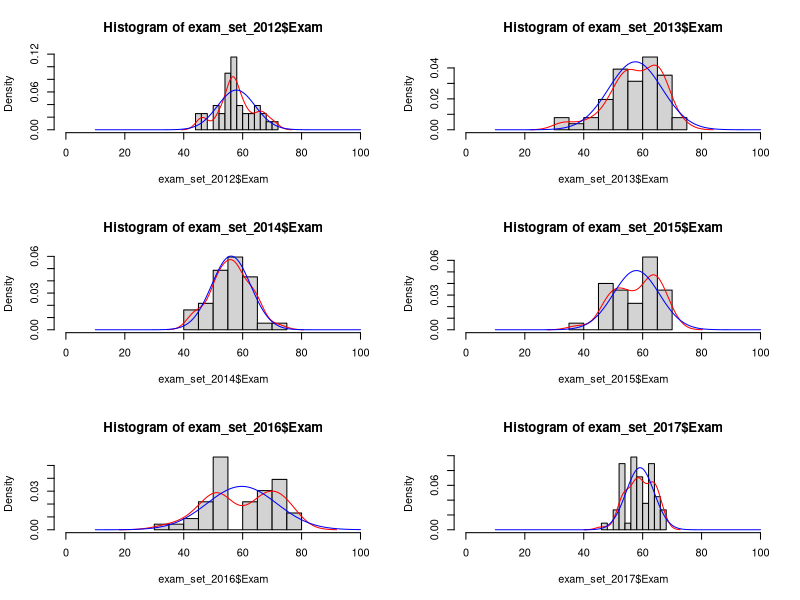
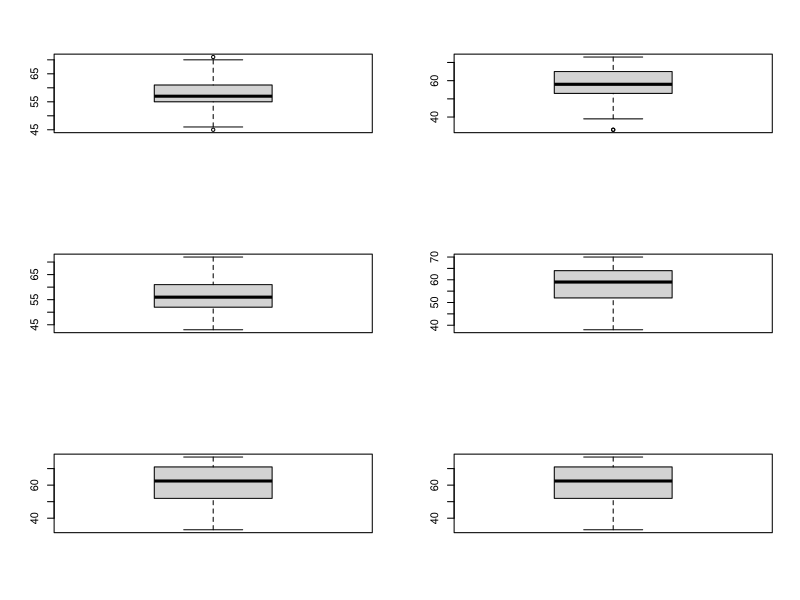
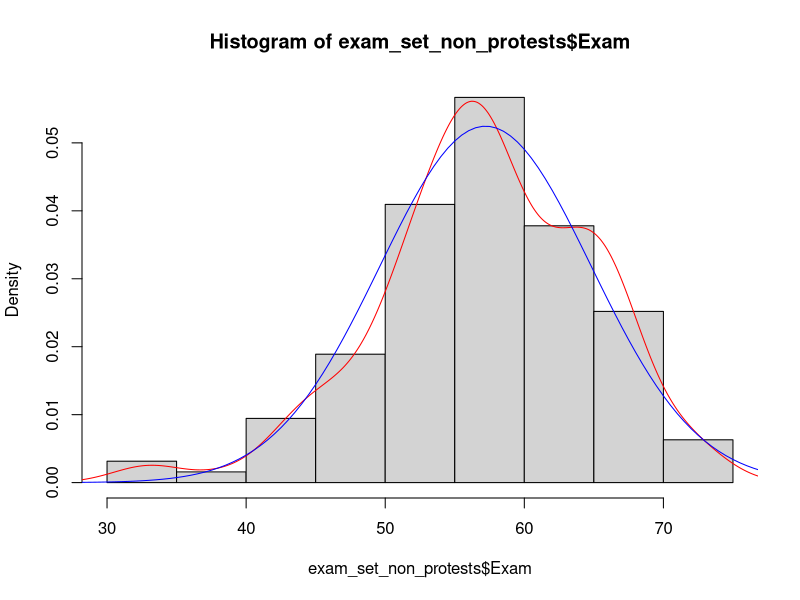
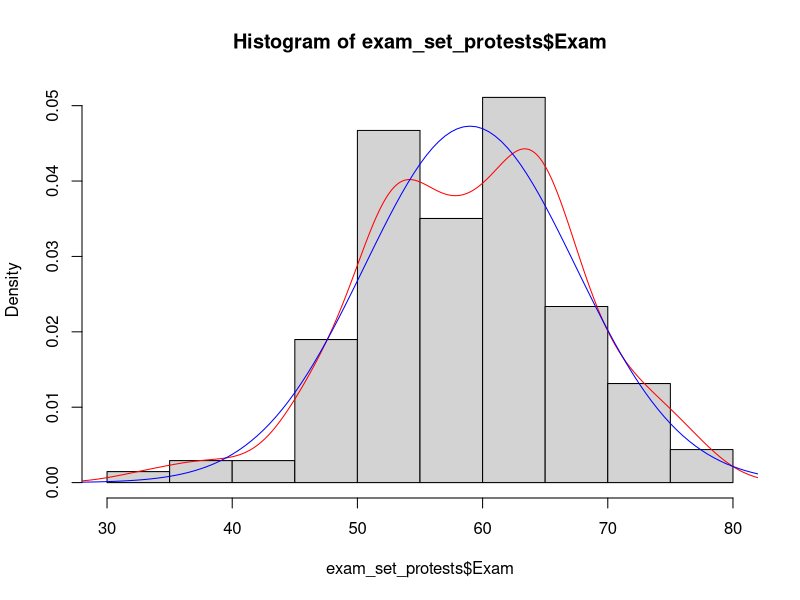
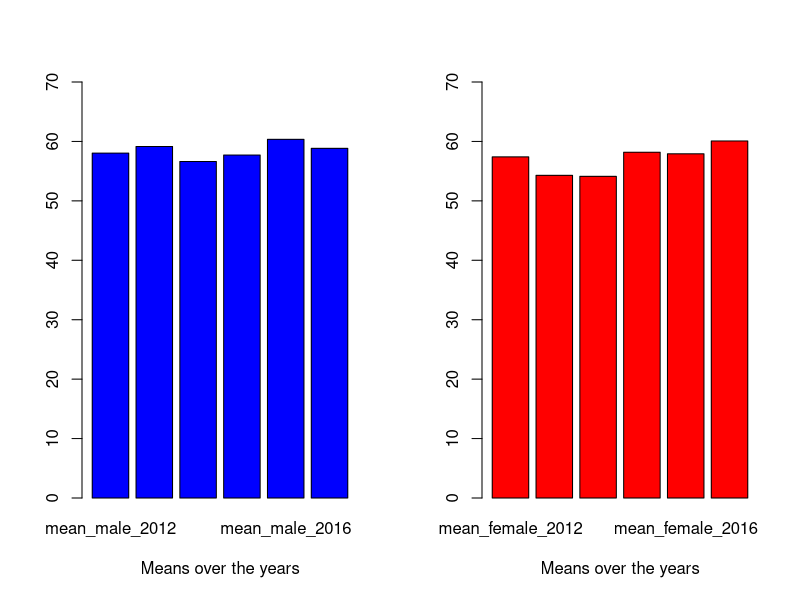
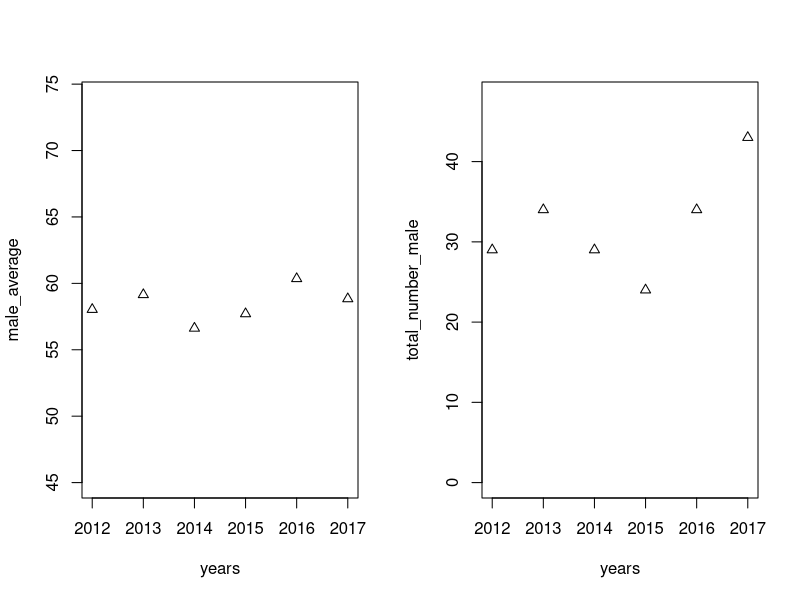
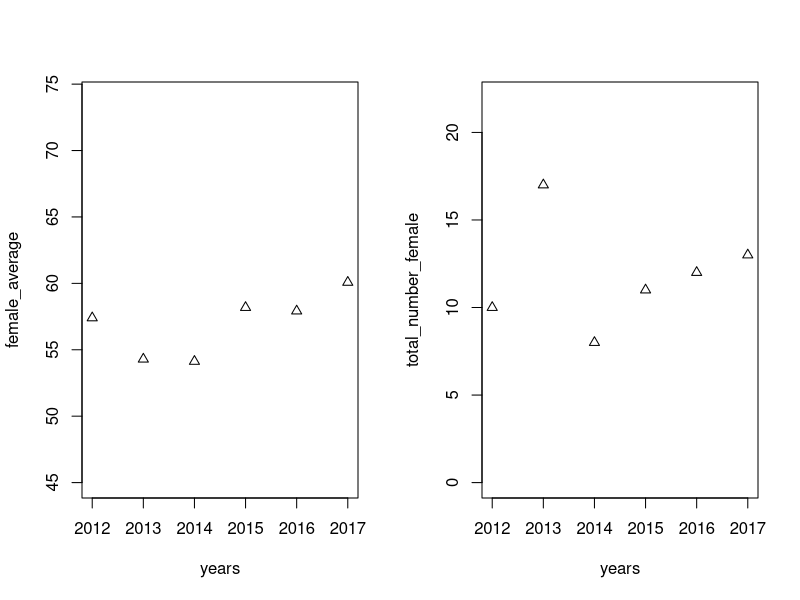
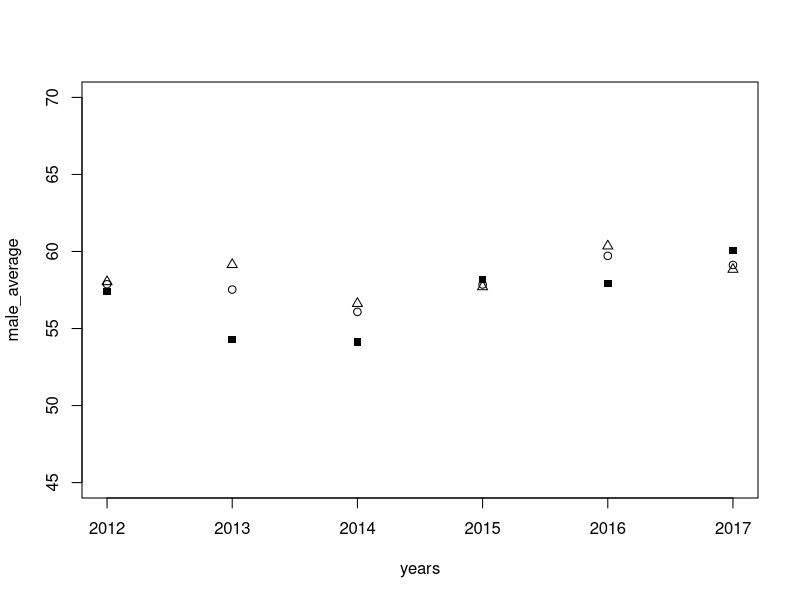

R code for these plots, in order:
rm(list = ls())

BUS4034S_data=read.csv("BUS4034S.xlsx", header = TRUE, sep = ";" )

#need to remove the NA observations
BUS4034S_data<-na.omit(BUS4034S_data)
attach(BUS4034S_data)

ID = BUS4034S_data[2]
exam_set = cbind(BUS4034S_data[1],BUS4034S_data[2], BUS4034S_data[4])

#creating the datasets for exam results
exam_set_2012 = exam_set[which(exam_set$RegAcadYear=="2012"),][-1]
exam_set_2013 = exam_set[which(exam_set$RegAcadYear=="2013"),][-1]
exam_set_2014 = exam_set[which(exam_set$RegAcadYear=="2014"),][-1]
exam_set_2015 = exam_set[which(exam_set$RegAcadYear=="2015"),][-1]
exam_set_2016 = exam_set[which(exam_set$RegAcadYear=="2016"),][-1]
exam_set_2017 = exam_set[which(exam_set$RegAcadYear=="2017"),][-1]

exam_set_non_protests = rbind(exam_set_2012, exam_set_2013, exam_set_2014)
exam_set_protests = rbind(exam_set_2015,exam_set_2016,exam_set_2017)

#plotting the histograms with curves fitted above it
par(mfrow=c(3,2))

hist(exam_set_2012$Exam,freq = FALSE, breaks = 10,xlim=c(0,100))
lines(density(exam_set_2012$Exam), col="red")
lines(seq(10, 100, by=.5), dnorm(seq(10, 100, by=.5),mean(exam_set_2012$Exam), sd(exam_set_2012$Exam)), col="blue")

hist(exam_set_2013$Exam,freq = FALSE, breaks = 10,xlim=c(0,100))
lines(density(exam_set_2013$Exam), col="red")
lines(seq(10, 100, by=.5), dnorm(seq(10, 100, by=.5),mean(exam_set_2013$Exam), sd(exam_set_2013$Exam)), col="blue")

hist(exam_set_2014$Exam,freq = FALSE, breaks = 10,xlim=c(0,100))
lines(density(exam_set_2014$Exam), col="red")
lines(seq(10, 100, by=.5), dnorm(seq(10, 100, by=.5),mean(exam_set_2014$Exam), sd(exam_set_2014$Exam)), col="blue")

hist(exam_set_2015$Exam,freq = FALSE, breaks = 10,xlim=c(0,100))
lines(density(exam_set_2015$Exam), col="red")
lines(seq(10, 100, by=.5), dnorm(seq(10, 100, by=.5),mean(exam_set_2015$Exam), sd(exam_set_2015$Exam)), col="blue")

hist(exam_set_2016$Exam,freq = FALSE, breaks = 10,xlim=c(0,100))
lines(density(exam_set_2016$Exam), col="red")
lines(seq(10, 100, by=.5), dnorm(seq(10, 100, by=.5),mean(exam_set_2016$Exam), sd(exam_set_2016$Exam)), col="blue")

hist(exam_set_2017$Exam,freq = FALSE, breaks = 10,xlim=c(0,100))
lines(density(exam_set_2017$Exam), col="red")
lines(seq(10, 100, by=.5), dnorm(seq(10, 100, by=.5),mean(exam_set_2017$Exam), sd(exam_set_2017$Exam)), col="blue")

boxplot(exam_set_2012$Exam)
boxplot(exam_set_2013$Exam)
boxplot(exam_set_2014$Exam)
boxplot(exam_set_2015$Exam)
boxplot(exam_set_2016$Exam)
boxplot(exam_set_2016$Exam)

par(mfrow=c(1,1))
hist(exam_set_non_protests$Exam,freq = FALSE, breaks = 10)
lines(density(exam_set_non_protests$Exam), col="red")
lines(seq(-40, 400, by=.5), dnorm(seq(-40, 400, by=.5),mean(exam_set_non_protests$Exam), sd(exam_set_non_protests$Exam)), col="blue")

hist(exam_set_protests$Exam,freq = FALSE, breaks = 10)
lines(density(exam_set_protests$Exam), col="red")
lines(seq(-40, 400, by=.5), dnorm(seq(-40, 400, by=.5),mean(exam_set_protests$Exam), sd(exam_set_protests$Exam)), col="blue")

#testing for normallity 
shapiro.test(exam_set_2012$Exam) #p is low, reject normality
ks.test((exam_set_2012$Exam - mean(exam_set_2012$Exam))/sd(exam_set_2012$Exam), 
        "pnorm") #KS says normal

shapiro.test(exam_set_2013$Exam) #p=0.24, accept normality
ks.test((exam_set_2013$Exam - mean(exam_set_2013$Exam))/sd(exam_set_2013$Exam),
        "pnorm") #p=0.6074

shapiro.test(exam_set_2014$Exam) #p=0.69, accept normality
ks.test((exam_set_2014$Exam - mean(exam_set_2014$Exam))/sd(exam_set_2014$Exam), 
        "pnorm") #p=0.9143

shapiro.test(exam_set_2015$Exam) 
ks.test((exam_set_2015$Exam - mean(exam_set_2015$Exam))/sd(exam_set_2015$Exam), 
        "pnorm")

shapiro.test(exam_set_2016$Exam)
ks.test((exam_set_2016$Exam - mean(exam_set_2016$Exam))/sd(exam_set_2016$Exam), "pnorm")


shapiro.test(exam_set_2017$Exam)
ks.test((exam_set_2017$Exam - mean(exam_set_2017$Exam))/sd(exam_set_2017$Exam), "pnorm")

shapiro.test(exam_set_non_protests$Exam)
ks.test((exam_set_non_protests$Exam - mean(exam_set_non_protests$Exam))/sd(exam_set_non_protests$Exam), "pnorm")

shapiro.test(exam_set_protests$Exam)
ks.test((exam_set_protests$Exam - mean(exam_set_protests$Exam))/sd(exam_set_protests$Exam), "pnorm")
# ks.test(exam_set_protests$Exam.Mark,exam_set_non_protests$Exam.Mark) #shows same distribution


#f the p-value is greater than the chosen alpha level, 
#then the null hypothesis that the data came from a normally distributed population can not be rejected
#seems that all are normally dbn except 2012 (and the protest data)

#comparing exam results of different years

#finding the means and sd
mean2012 = mean(exam_set_2012$Exam)
mean2013 = mean(exam_set_2013$Exam)
mean2014 = mean(exam_set_2014$Exam)
mean2015 = mean(exam_set_2015$Exam)
mean2016 = mean(exam_set_2016$Exam)
mean2017 = mean(exam_set_2017$Exam)
mean_non_protests = mean(exam_set_non_protests$Exam)
mean_protests = mean(exam_set_protests$Exam)

sd2012 = sd(exam_set_2012$Exam)
sd2013 = sd(exam_set_2013$Exam)
sd2014 = sd(exam_set_2014$Exam)
sd2015 = sd(exam_set_2015$Exam)
sd2016 = sd(exam_set_2016$Exam)
sd2017 = sd(exam_set_2017$Exam)
sd_non_protests =  sd(exam_set_non_protests$Exam)
sd_protests =  sd(exam_set_protests$Exam)

n1=length(exam_set_protests$Exam)-1 #these are the length less one
n2=length(exam_set_non_protests$Exam)-1

#######
#need to do non-parametic since non-protest is not normally dist
var.test(exam_set_protests$Exam,exam_set_non_protests$Exam, alternative = "two.sided")

F_non_protests_to_protests = (sd_protests^2)/(sd_non_protests^2)
F_test_stat_.1 =  qf(.95, df1=n1, df2=n2)
F_test_stat_.05 =  qf(.975, df1=n1, df2=n2)
F_test_stat_.01 =  qf(.995, df1=n1, df2=n2) #we can see that same variance at the 5% level but not at the 10%

#use function t.test, if the variance is not equal, change the arg "var.equal=FALSE"
t.test(exam_set_protests$Exam,exam_set_non_protests$Exam, alternative = "two.sided",var.equal = TRUE)

pulled_var = ((n1*sd_protests^2)+(n2*sd_non_protests^2))/(n1+n2)
pulled_sd = sqrt(pulled_var)
t_stat = (mean_non_protests-mean_protests)/(pulled_sd*sqrt((1/n1) + (1/n2)))
T_test_stat_.1 = qt(0.95, df= n1+n2)
T_test_stat_.05 = qt(0.975, df= n1+n2)
T_test_stat_.01 = qt(0.995, df= n1+n2) #there is no difference between the overall marks from protest years to non-protest years F and T tests, but data is not normal
#######

exam_set2 = cbind(BUS4034S_data[1],BUS4034S_data[2], BUS4034S_data[4],BUS4034S_data[5] ,BUS4034S_data[7], BUS4034S_data[11], BUS4034S_data[12], BUS4034S_data[14])

##### creating the datasets for exam results for gender devision
exam_set2_2012 = exam_set2[which(exam_set2$RegAcadYear=="2012"),][-1][-1]
exam_set2_2013 = exam_set2[which(exam_set2$RegAcadYear=="2013"),][-1][-1]
exam_set2_2014 = exam_set2[which(exam_set2$RegAcadYear=="2014"),][-1][-1]
exam_set2_2015 = exam_set2[which(exam_set2$RegAcadYear=="2015"),][-1][-1]
exam_set2_2016 = exam_set2[which(exam_set2$RegAcadYear=="2016"),][-1][-1]
exam_set2_2017 = exam_set2[which(exam_set2$RegAcadYear=="2017"),][-1][-1]
#####

#finding the means
mean_male_2012 = mean(exam_set2_2012[which(exam_set2_2012$Gender =="M"),1])
mean_female_2012 = mean(exam_set2_2012[which(exam_set2_2012$Gender =="F"),1])
number_male_2012 = length(exam_set2_2012[which(exam_set2_2012$Gender=="M"),1])
number_female_2012 = length(exam_set2_2012[which(exam_set2_2012$Gender=="F"),1])
average_gender_2012 = cbind(mean_male_2012,mean_female_2012)

mean_male_2013 = mean(exam_set2_2013[which(exam_set2_2013$Gender =="M"),1])
mean_female_2013 = mean(exam_set2_2013[which(exam_set2_2013$Gender =="F"),1])
number_male_2013 = length(exam_set2_2013[which(exam_set2_2013$Gender=="M"),1])
number_female_2013 = length(exam_set2_2013[which(exam_set2_2013$Gender=="F"),1])
average_gender_2013 = cbind(mean_male_2013,mean_female_2013)

mean_male_2014 = mean(exam_set2_2014[which(exam_set2_2014$Gender =="M"),1])
mean_female_2014 = mean(exam_set2_2014[which(exam_set2_2014$Gender =="F"),1])
number_male_2014 = length(exam_set2_2014[which(exam_set2_2014$Gender=="M"),1])
number_female_2014 = length(exam_set2_2014[which(exam_set2_2014$Gender=="F"),1])
average_gender_2014 = cbind(mean_male_2014,mean_female_2014)

mean_male_2015 = mean(exam_set2_2015[which(exam_set2_2015$Gender =="M"),1])
mean_female_2015 = mean(exam_set2_2015[which(exam_set2_2015$Gender =="F"),1])
number_male_2015 = length(exam_set2_2015[which(exam_set2_2015$Gender=="M"),1])
number_female_2015 = length(exam_set2_2015[which(exam_set2_2015$Gender=="F"),1])
average_gender_2015 = cbind(mean_male_2015,mean_female_2015)

mean_male_2016 = mean(exam_set2_2016[which(exam_set2_2016$Gender =="M"),1])
mean_female_2016 = mean(exam_set2_2016[which(exam_set2_2016$Gender =="F"),1])
number_male_2016 = length(exam_set2_2016[which(exam_set2_2016$Gender=="M"),1])
number_female_2016 = length(exam_set2_2016[which(exam_set2_2016$Gender=="F"),1])
average_gender_2016 = cbind(mean_male_2016,mean_female_2016)

mean_male_2017 = mean(exam_set2_2017[which(exam_set2_2017$Gender =="M"),1])
mean_female_2017 = mean(exam_set2_2017[which(exam_set2_2017$Gender =="F"),1])
number_male_2017 = length(exam_set2_2017[which(exam_set2_2017$Gender=="M"),1])
number_female_2017 = length(exam_set2_2017[which(exam_set2_2017$Gender=="F"),1])
average_gender_2017 = cbind(mean_male_2017,mean_female_2017)

total_average = c(mean(exam_set2_2012$Exam),mean(exam_set2_2013$Exam),mean(exam_set2_2014$Exam),mean(exam_set2_2015$Exam),mean(exam_set2_2016$Exam),mean(exam_set2_2017$Exam))
male_average=c(mean_male_2012,mean_male_2013,mean_male_2014,mean_male_2015,mean_male_2016,mean_male_2017)
female_average=c(mean_female_2012,mean_female_2013,mean_female_2014,mean_female_2015,mean_female_2016,mean_female_2017)
total_number_male = c(number_male_2012,number_male_2013,number_male_2014,number_male_2015,number_male_2016,number_male_2017)
total_number_female = c(number_female_2012,number_female_2013,number_female_2014,number_female_2015,number_female_2016,number_female_2017)
years=c(2012,2013,2014,2015,2016,2017)

#plotting
par(mfrow=c(1,2))
barplot(cbind(mean_male_2012,mean_male_2013,mean_male_2014,mean_male_2015,mean_male_2016,mean_male_2017),width = 0.2,ylim = c(0,70),col = c("blue","red"), xlab = "Means over the years")
barplot(cbind(mean_female_2012,mean_female_2013,mean_female_2014,mean_female_2015,mean_female_2016,mean_female_2017),width = 0.2,ylim = c(0,70),col = c("red"), xlab = "Means over the years")

plot(male_average~years, type = "p",pch=2,ylim=c(45,74))
plot(total_number_male~years, type = "p",pch=2, ylim=c(0,max(total_number_male)+5))
plot(female_average~years, type = "p",pch=2,ylim=c(45,74))
plot(total_number_female~years, type = "p",pch=2, ylim=c(0,max(total_number_female)+5))

par(mfrow=c(1,1))
plot(male_average~years,type = "p",pch=2,ylim=c(45,70))
points(female_average~years,pch=15)
points(total_average~years)

#testing differences
male_marks_non_protests = c(exam_set2_2012[which(exam_set2_2012$Gender =="M"),1] ,exam_set2_2013[which(exam_set2_2013$Gender =="M"),1],exam_set2_2014[which(exam_set2_2014$Gender =="M"),1])
female_marks_non_protests = c(exam_set2_2012[which(exam_set2_2012$Gender =="F"),1] ,exam_set2_2013[which(exam_set2_2013$Gender =="F"),1],exam_set2_2014[which(exam_set2_2014$Gender =="F"),1])
male_marks_protests = c(exam_set2_2015[which(exam_set2_2015$Gender =="M"),1],exam_set2_2016[which(exam_set2_2016$Gender =="M"),1] ,exam_set2_2017[which(exam_set2_2017$Gender =="M"),1] )
female_marks_protests = c(exam_set2_2015[which(exam_set2_2015$Gender =="F"),1],exam_set2_2016[which(exam_set2_2016$Gender =="F"),1] ,exam_set2_2017[which(exam_set2_2017$Gender =="F"),1] )

par(mfrow=c(1,2))
hist(male_marks_non_protests,freq = FALSE, breaks = 10)
lines(density(male_marks_non_protests), col="red")
lines(seq(-40, 400, by=.5), dnorm(seq(-40, 400, by=.5),mean(male_marks_non_protests), sd(male_marks_non_protests)), col="blue")
shapiro.test(male_marks_non_protests)
ks.test((male_marks_non_protests - mean(male_marks_non_protests))/sd(male_marks_non_protests), "pnorm")

hist(male_marks_protests,freq = FALSE, breaks = 10)
lines(density(male_marks_protests), col="red")
lines(seq(-40, 400, by=.5), dnorm(seq(-40, 400, by=.5),mean(male_marks_protests), sd(male_marks_protests)), col="blue")
shapiro.test(male_marks_protests)
ks.test((male_marks_protests - mean(male_marks_protests))/sd(male_marks_protests), "pnorm")

hist(female_marks_non_protests,freq = FALSE, breaks = 10)
lines(density(female_marks_non_protests), col="red")
lines(seq(-40, 400, by=.5), dnorm(seq(-40, 400, by=.5),mean(female_marks_non_protests), sd(female_marks_non_protests)), col="blue")
shapiro.test(female_marks_non_protests)
ks.test((female_marks_non_protests - mean(female_marks_non_protests))/sd(female_marks_non_protests), "pnorm")

hist(female_marks_protests,freq = FALSE, breaks = 10)
lines(density(female_marks_protests), col="red")
lines(seq(-40, 400, by=.5), dnorm(seq(-40, 400, by=.5),mean(female_marks_protests), sd(female_marks_protests)), col="blue")
shapiro.test(female_marks_protests)
ks.test((female_marks_protests - mean(female_marks_protests))/sd(female_marks_protests), "pnorm")

male_mean_non_protests = mean(male_marks_non_protests)
male_mean_protests = mean(male_marks_protests)
female_mean_non_protests = mean(female_marks_non_protests)
female_mean_protests = mean(female_marks_protests)

male_sd_non_protests = sd(male_marks_non_protests)
male_sd_protests = sd(male_marks_protests)
female_sd_non_protests = sd(female_marks_non_protests)
female_sd_protests = sd(female_marks_protests)

#####
#Cannot conduct male mean test since non protest years are not normal dist
#male test

n1=length(male_marks_non_protests)-1
n2=length(male_marks_protests)-1

var.test(male_marks_non_protests, male_marks_protests, alternative = "two.sided")

t.test(male_marks_non_protests, male_marks_protests, alternative = "two.sided", var.equal = TRUE)

#####
#female test

n1=length(female_marks_protests)-1
n2=length(female_marks_non_protests)-1

var.test(female_marks_non_protests, female_marks_protests, alternative = "two.sided")
#variance are equal

t.test(female_marks_non_protests, female_marks_protests, alternative = "two.sided", var.equal = TRUE)
#p=0.4148.. there is a differences in the mean



#no change in mark for gender

#colour devisions:

mean_black_2012 = mean(exam_set2_2012[which(exam_set2_2012$Population.Group =="Black"),1])
number_black_2012 = length(exam_set2_2012[which(exam_set2_2012$Population.Group =="Black"),1])
mean_chinese_2012 = mean(exam_set2_2012[which(exam_set2_2012$Population.Group =="Chinese"),1])
number_chinese_2012 = length(exam_set2_2012[which(exam_set2_2012$Population.Group =="Chinese"),1])
mean_coloured_2012 = mean(exam_set2_2012[which(exam_set2_2012$Population.Group =="Coloured"),1])
number_coloured_2012 = length(exam_set2_2012[which(exam_set2_2012$Population.Group =="Coloured"),1])
mean_indian_2012 = mean(exam_set2_2012[which(exam_set2_2012$Population.Group =="Indian"),1])
number_indian_2012 = length(exam_set2_2012[which(exam_set2_2012$Population.Group =="Indian"),1])
mean_white_2012 = mean(exam_set2_2012[which(exam_set2_2012$Population.Group =="White"),1])
number_white_2012 = length(exam_set2_2012[which(exam_set2_2012$Population.Group =="White"),1])

mean_black_2013 = mean(exam_set2_2013[which(exam_set2_2013$Population.Group =="Black"),1])
number_black_2013 = length(exam_set2_2013[which(exam_set2_2013$Population.Group =="Black"),1])
mean_chinese_2013 = mean(exam_set2_2013[which(exam_set2_2013$Population.Group =="Chinese"),1])
number_chinese_2013 = length(exam_set2_2013[which(exam_set2_2013$Population.Group =="Chinese"),1])
mean_coloured_2013 = mean(exam_set2_2013[which(exam_set2_2013$Population.Group =="Coloured"),1])
number_coloured_2013 = length(exam_set2_2013[which(exam_set2_2013$Population.Group =="Coloured"),1])
mean_indian_2013 = mean(exam_set2_2013[which(exam_set2_2013$Population.Group =="Indian"),1])
number_indian_2013 = length(exam_set2_2012[which(exam_set2_2012$Population.Group =="Indian"),1])
mean_white_2013 = mean(exam_set2_2013[which(exam_set2_2013$Population.Group =="White"),1])
number_white_2013 = length(exam_set2_2012[which(exam_set2_2012$Population.Group =="White"),1])

mean_black_2014 = mean(exam_set2_2014[which(exam_set2_2014$Population.Group =="Black"),1])
number_black_2014 = length(exam_set2_2014[which(exam_set2_2014$Population.Group =="Black"),1])
mean_chinese_2014 = mean(exam_set2_2014[which(exam_set2_2014$Population.Group =="Chinese"),1])
number_chinese_2014 = length(exam_set2_2014[which(exam_set2_2014$Population.Group =="Chinese"),1])
mean_coloured_2014 = mean(exam_set2_2014[which(exam_set2_2014$Population.Group =="Coloured"),1])
number_coloured_2014 = length(exam_set2_2014[which(exam_set2_2014$Population.Group =="Coloured"),1])
mean_indian_2014 = mean(exam_set2_2014[which(exam_set2_2014$Population.Group =="Indian"),1])
number_indian_2014 = length(exam_set2_2014[which(exam_set2_2014$Population.Group =="Indian"),1])
mean_white_2014 = mean(exam_set2_2014[which(exam_set2_2014$Population.Group =="White"),1])
number_white_2014 = length(exam_set2_2014[which(exam_set2_2014$Population.Group =="White"),1])

mean_black_2015 = mean(exam_set2_2015[which(exam_set2_2015$Population.Group =="Black"),1])
number_black_2015 = length(exam_set2_2015[which(exam_set2_2015$Population.Group =="Black"),1])
mean_chinese_2015 = mean(exam_set2_2015[which(exam_set2_2015$Population.Group =="Chinese"),1])
number_chinese_2015 = length(exam_set2_2015[which(exam_set2_2015$Population.Group =="Chinese"),1])
mean_coloured_2015 = mean(exam_set2_2015[which(exam_set2_2015$Population.Group =="Coloured"),1])
number_coloured_2015 = length(exam_set2_2015[which(exam_set2_2015$Population.Group =="Coloured"),1])
mean_indian_2015 = mean(exam_set2_2015[which(exam_set2_2015$Population.Group =="Indian"),1])
number_indian_2015 = length(exam_set2_2015[which(exam_set2_2015$Population.Group =="Indian"),1])
mean_white_2015 = mean(exam_set2_2015[which(exam_set2_2015$Population.Group =="White"),1])
number_white_2015 = length(exam_set2_2015[which(exam_set2_2015$Population.Group =="White"),1])

mean_black_2016 = mean(exam_set2_2016[which(exam_set2_2016$Population.Group =="Black"),1])
number_black_2016 = length(exam_set2_2016[which(exam_set2_2016$Population.Group =="Black"),1])
mean_chinese_2016 = mean(exam_set2_2016[which(exam_set2_2016$Population.Group =="Chinese"),1])
number_chinese_2016 = length(exam_set2_2016[which(exam_set2_2016$Population.Group =="Chinese"),1])
mean_coloured_2016 = mean(exam_set2_2016[which(exam_set2_2016$Population.Group =="Coloured"),1])
number_coloured_2016 = length(exam_set2_2016[which(exam_set2_2016$Population.Group =="Coloured"),1])
mean_indian_2016 = mean(exam_set2_2016[which(exam_set2_2016$Population.Group =="Indian"),1])
number_indian_2016 = length(exam_set2_2016[which(exam_set2_2016$Population.Group =="Indian"),1])
mean_white_2016 = mean(exam_set2_2016[which(exam_set2_2016$Population.Group =="White"),1])
number_white_2016 = length(exam_set2_2016[which(exam_set2_2016$Population.Group =="White"),1])

mean_black_2017 = mean(exam_set2_2017[which(exam_set2_2017$Population.Group =="Black"),1])
number_black_2017 = length(exam_set2_2017[which(exam_set2_2017$Population.Group =="Black"),1])
mean_chinese_2017 = mean(exam_set2_2017[which(exam_set2_2017$Population.Group =="Chinese"),1])
number_chinese_2017 = length(exam_set2_2017[which(exam_set2_2017$Population.Group =="Chinese"),1])
mean_coloured_2017 = mean(exam_set2_2017[which(exam_set2_2017$Population.Group =="Coloured"),1])
number_coloured_2017 = length(exam_set2_2017[which(exam_set2_2017$Population.Group =="Coloured"),1])
mean_indian_2017 = mean(exam_set2_2017[which(exam_set2_2017$Population.Group =="Indian"),1])
number_indian_2017 = length(exam_set2_2017[which(exam_set2_2017$Population.Group =="Indian"),1])
mean_white_2017 = mean(exam_set2_2017[which(exam_set2_2017$Population.Group =="White"),1])
number_white_2017 = length(exam_set2_2017[which(exam_set2_2017$Population.Group =="White"),1])

black_average=c(mean_black_2012,mean_black_2013,mean_black_2014,mean_black_2015,mean_black_2016,mean_black_2017)
chinese_average=c(mean_chinese_2012,mean_chinese_2013,mean_chinese_2014,mean_chinese_2015,mean_chinese_2016,mean_chinese_2017)
coloured_average=c(mean_coloured_2012,mean_coloured_2013,mean_coloured_2014,mean_coloured_2015,mean_coloured_2016,mean_coloured_2017)
indian_average = c(mean_indian_2012,mean_indian_2013,mean_indian_2014,mean_indian_2015,mean_indian_2016,mean_indian_2017)
white_average = c(mean_white_2012,mean_white_2013,mean_white_2014,mean_white_2015,mean_white_2016,mean_white_2017)

black_number = c(number_black_2012,number_black_2013,number_black_2014,number_black_2015,number_black_2016,number_black_2017)
chinese_number = c(number_chinese_2012,number_chinese_2013,number_chinese_2014,number_chinese_2015,number_chinese_2016,number_chinese_2017)
coloured_number = c(number_coloured_2012,number_coloured_2013, number_coloured_2014, number_coloured_2015,number_coloured_2016,number_coloured_2017)
indian_number = c(number_indian_2012,number_indian_2013,number_indian_2014,number_indian_2015,number_indian_2016,number_indian_2017)
white_number = c(number_white_2012,number_white_2013,number_white_2014,number_white_2015,number_white_2016,number_white_2017)

years=c(2012,2013,2014,2015,2016,2017)
par(mfrow=c(1,2))
plot(black_average~years,type = "p",pch=2,ylim=c(45,74))
plot(black_number~years,type = "p",pch=2, ylim=c(0,max(black_number)+5))
plot(chinese_average~years,type = "p",pch=2,ylim=c(45,74))
plot(chinese_number~years,type = "p",pch=2, ylim=c(0,max(chinese_number)+5))
plot(coloured_average~years,type = "p",pch=2,ylim=c(45,74))
plot(coloured_number~years,type = "p",pch=2, ylim=c(0,max(coloured_number)+5))
plot(indian_average~years,type = "p",pch=2,ylim=c(45,74))
plot(indian_number~years,type = "p",pch=2, ylim=c(0,max(indian_number)+5))
plot(white_average~years,type = "p",pch=2,ylim=c(45,74))
plot(white_number~years,type = "p",pch=2 , ylim=c(0,max(white_number)+5))

par(mfrow=c(1,1))
plot(black_average~years,type = "p",pch=1,ylim=c(45,74))
points(indian_average~years,pch=4,col="green")
points(white_average~years,pch=5,col="purple")

white_non_protests = c(exam_set2_2012[which(exam_set2_2012$Population.Group =="White"),1],exam_set2_2013[which(exam_set2_2013$Population.Group =="White"),1],exam_set2_2014[which(exam_set2_2014$Population.Group =="White"),1])
white_protests = c(exam_set2_2015[which(exam_set2_2015$Population.Group =="White"),1],exam_set2_2016[which(exam_set2_2016$Population.Group =="White"),1],exam_set2_2017[which(exam_set2_2017$Population.Group =="White"),1])
black_non_protests = c(exam_set2_2012[which(exam_set2_2012$Population.Group =="Black"),1],exam_set2_2013[which(exam_set2_2013$Population.Group =="Black"),1],exam_set2_2014[which(exam_set2_2014$Population.Group =="Black"),1])
black_protests = c(exam_set2_2015[which(exam_set2_2015$Population.Group =="Black"),1],exam_set2_2016[which(exam_set2_2016$Population.Group =="Black"),1],exam_set2_2017[which(exam_set2_2017$Population.Group =="Black"),1])
indian_non_protests = c(exam_set2_2012[which(exam_set2_2012$Population.Group =="Indian"),1],exam_set2_2013[which(exam_set2_2013$Population.Group =="Indian"),1],exam_set2_2014[which(exam_set2_2014$Population.Group =="Indian"),1])
indian_protests = c(exam_set2_2015[which(exam_set2_2015$Population.Group =="Indian"),1],exam_set2_2016[which(exam_set2_2016$Population.Group =="Indian"),1],exam_set2_2017[which(exam_set2_2017$Population.Group =="Indian"),1])

mean_white_non_protests = mean(white_non_protests)
mean_white_protest = mean(white_protests)
mean_black_non_protests = mean(black_non_protests)
mean_black_protest = mean(black_protests)
mean_indian_non_protests = mean(indian_non_protests)
mean_indian_protest = mean(indian_protests)

protests_status = c("protest","non_protest")
xx=barplot(cbind(mean_white_non_protests,mean_white_protest),ylim = c(0,70),names.arg = c("Mean white no protests","Mean white protests"))
text(x = xx, y = cbind(mean_white_non_protests,mean_white_protest),labels = round(cbind(mean_white_non_protests,mean_white_protest),4), pos = 3, cex = 0.8, col = "red")

xx=barplot(cbind(mean_black_non_protests,mean_black_protest),ylim = c(0,70),names.arg = c("Mean black no protests","Mean black protests"))
text(x = xx, y = cbind(mean_black_non_protests,mean_black_protest),labels = round(cbind(mean_black_non_protests,mean_black_protest),4), pos = 3, cex = 0.8, col = "red")

xx=barplot(cbind(mean_indian_non_protests,mean_indian_protest),ylim = c(0,70),names.arg = c("Mean indian no protests","Mean indian protests"))
text(x = xx, y = cbind(mean_indian_non_protests,mean_indian_protest),labels = round(cbind(mean_indian_non_protests,mean_indian_protest),4), pos = 3, cex = 0.8, col = "red")

hist(black_non_protests,freq = FALSE, breaks = 10)
lines(density(black_non_protests), col="red")
lines(seq(-40, 400, by=.5), dnorm(seq(-40, 400, by=.5),mean(black_non_protests), sd(black_non_protests)), col="blue")
shapiro.test(black_non_protests)
ks.test((black_non_protests - mean(black_non_protests))/sd(black_non_protests), "pnorm")

hist(black_protests,freq = FALSE, breaks = 10)
lines(density(black_protests), col="red")
lines(seq(-40, 400, by=.5), dnorm(seq(-40, 400, by=.5),mean(black_protests), sd(black_protests)), col="blue")
shapiro.test(black_protests)
ks.test((black_protests - mean(black_protests))/sd(black_protests), "pnorm")

sd_black_non_protests = sd(black_non_protests)
sd_black_protests = sd(black_protests)

n1=length(black_non_protests)-1
n2=length(black_protests)-1

var.test(black_protests, black_non_protests, alternative = "two.sided")
#equal variances

F_non_protests_to_protests = (sd_black_non_protests^2)/(sd_black_protests^2)
F_test_stat_.1 =  qf(.95, df1=n1, df2=n2)
F_test_stat_.05 =  qf(.975, df1=n1, df2=n2)
F_test_stat_.01 =  qf(.995, df1=n1, df2=n2) #we can say same variacne

pulled_var = ((n1*sd_black_non_protests ^2)+(n2*sd_black_protests^2))/(n1+n2)
pulled_sd = sqrt(pulled_var)

t.test(black_protests, black_non_protests, alternative = "two.sided", var.equal = TRUE)
#same means

t_stat = (mean_black_non_protests-mean_black_protest)/(pulled_sd*sqrt((1/n1) + (1/n2)))
T_test_stat_.1 = qt(0.95, df= n1+n2)
T_test_stat_.05 = qt(0.975, df= n1+n2)
T_test_stat_.01 = qt(0.995, df= n1+n2) #no differnce in means

#creating database for exemption createria 
exemption_set = cbind(BUS4034S_data[1],BUS4034S_data[2], BUS4034S_data[5])

exemption_set_2012 = exemption_set[which(exemption_set$RegAcadYear=="2012"),][-1]
exemption_set_2013 = exemption_set[which(exemption_set$RegAcadYear=="2013"),][-1]
exemption_set_2014 = exemption_set[which(exemption_set$RegAcadYear=="2014"),][-1]
exemption_set_2015 = exemption_set[which(exemption_set$RegAcadYear=="2015"),][-1]
exemption_set_2016 = exemption_set[which(exemption_set$RegAcadYear=="2016"),][-1]
exemption_set_2017 = exemption_set[which(exemption_set$RegAcadYear=="2017"),][-1]

number_exemption_2012 = length(which(exemption_set_2012 == "E"))
number_exemption_2013 = length(which(exemption_set_2013 == "E"))
number_exemption_2014 = length(which(exemption_set_2014 == "E"))
number_exemption_2015 = length(which(exemption_set_2015 == "E"))
number_exemption_2016 = length(which(exemption_set_2016 == "E"))
number_exemption_2017 = length(which(exemption_set_2017 == "E"))

obs_exemption_2012 = nrow(exemption_set_2012)
obs_exemption_2013 = nrow(exemption_set_2013)
obs_exemption_2014 = nrow(exemption_set_2014)
obs_exemption_2015 = nrow(exemption_set_2015)
obs_exemption_2016 = nrow(exemption_set_2016)
obs_exemption_2017 = nrow(exemption_set_2017)

prop_exemption_2012 = number_exemption_2012/obs_exemption_2012
prop_exemption_2013 = number_exemption_2013/obs_exemption_2013
prop_exemption_2014 = number_exemption_2014/obs_exemption_2014
prop_exemption_2015 = number_exemption_2015/obs_exemption_2015
prop_exemption_2016 = number_exemption_2016/obs_exemption_2016
prop_exemption_2017 = number_exemption_2017/obs_exemption_2017

#plotting exemption graphs
year = cbind(2012,2013,2014,2015,2016,2017)
total_number_exemptions = cbind(number_exemption_2012,number_exemption_2013,number_exemption_2014,number_exemption_2015,number_exemption_2016,number_exemption_2017)

total_prop_exemptions = cbind(prop_exemption_2012,prop_exemption_2013,prop_exemption_2014,prop_exemption_2015,prop_exemption_2016,prop_exemption_2017)

par(mfrow=c(1,2))
plot(year, total_number_exemptions, type = "h", ylim=c(0, 50))
plot(year, total_prop_exemptions, type = "h", ylim=c(0, .8))

par(mfrow=c(1,1))
prop_protest_years = (number_exemption_2016+number_exemption_2017+number_exemption_2015)/(obs_exemption_2016+obs_exemption_2017+obs_exemption_2015)
prop_non_portest_years = (number_exemption_2012+number_exemption_2013+number_exemption_2014)/(obs_exemption_2012+obs_exemption_2013+obs_exemption_2014)
y=c(prop_protest_years,prop_non_portest_years)
xx=barplot(as.numeric(y),ylim = c(0,0.6),names.arg = c("Protest years","No Protest years"),axisnames = TRUE )
text(x = xx, y = y,labels = round(y,4), pos = 3, cex = 0.8, col = "red")

pulled_prop = (number_exemption_2016+number_exemption_2017+number_exemption_2015+number_exemption_2012+number_exemption_2013+number_exemption_2014)/(obs_exemption_2012+obs_exemption_2013+obs_exemption_2014+obs_exemption_2016+obs_exemption_2017+obs_exemption_2015)
n1=(obs_exemption_2012+obs_exemption_2013+obs_exemption_2014)^(-1)
n2= (obs_exemption_2016+obs_exemption_2017+obs_exemption_2015)^(-1)
x = sqrt(pulled_prop*(1-pulled_prop)*(n1+n2))
test_stat = (prop_non_portest_years-prop_protest_years)/(x) #thus no strong evedience to reject h0

exemption_set2 = cbind(BUS4034S_data[1],BUS4034S_data[2], BUS4034S_data[6],BUS4034S_data[9], BUS4034S_data[11], BUS4034S_data[12], BUS4034S_data[14])

#creating the datasets for exemption division stages
exemption_set2_2012 = exemption_set2[which(exemption_set2$RegAcadYear=="2012"),][-1][-1]
exemption_set2_2013 = exemption_set2[which(exemption_set2$RegAcadYear=="2013"),][-1][-1]
exemption_set2_2014 = exemption_set2[which(exemption_set2$RegAcadYear=="2014"),][-1][-1]
exemption_set2_2015 = exemption_set2[which(exemption_set2$RegAcadYear=="2015"),][-1][-1]
exemption_set2_2016 = exemption_set2[which(exemption_set2$RegAcadYear=="2016"),][-1][-1]
exemption_set2_2017 = exemption_set2[which(exemption_set2$RegAcadYear=="2017"),][-1][-1]

exemption_set2_2012 = exemption_set2_2012[which(exemption_set2_2012$Exemption=="E"),]
exemption_set2_2013 = exemption_set2_2013[which(exemption_set2_2013$Exemption=="E"),]
exemption_set2_2014 = exemption_set2_2014[which(exemption_set2_2014$Exemption=="E"),]
exemption_set2_2015 = exemption_set2_2015[which(exemption_set2_2015$Exemption=="E"),]
exemption_set2_2016 = exemption_set2_2016[which(exemption_set2_2016$Exemption=="E"),]
exemption_set2_2017 = exemption_set2_2017[which(exemption_set2_2017$Exemption=="E"),]

#finding the numbers
number_exemption_2012_male = length(exemption_set2_2012[which(exemption_set2_2012$Gender == "M"),1])
number_exemption_2012_female = length(exemption_set2_2012[which(exemption_set2_2012$Gender == "F"),1])
number_exemption_2012_black = length(exemption_set2_2012[which(exemption_set2_2012$Population.Group == "Black"),1])
number_exemption_2012_indian = length(exemption_set2_2012[which(exemption_set2_2012$Population.Group == "Indian"),1])
number_exemption_2012_white = length(exemption_set2_2012[which(exemption_set2_2012$Population.Group == "White"),1])

number_exemption_2013_male = length(exemption_set2_2013[which(exemption_set2_2013$Gender == "M"),1])
number_exemption_2013_female = length(exemption_set2_2013[which(exemption_set2_2013$Gender == "F"),1])
number_exemption_2013_black = length(exemption_set2_2013[which(exemption_set2_2013$Population.Group == "Black"),1])
number_exemption_2013_indian = length(exemption_set2_2013[which(exemption_set2_2013$Population.Group == "Indian"),1])
number_exemption_2013_white = length(exemption_set2_2013[which(exemption_set2_2013$Population.Group == "White"),1])

number_exemption_2014_male = length(exemption_set2_2014[which(exemption_set2_2014$Gender == "M"),1])
number_exemption_2014_female = length(exemption_set2_2014[which(exemption_set2_2014$Gender == "F"),1])
number_exemption_2014_black = length(exemption_set2_2014[which(exemption_set2_2014$Population.Group == "Black"),1])
number_exemption_2014_indian = length(exemption_set2_2014[which(exemption_set2_2014$Population.Group == "Indian"),1])
number_exemption_2014_white = length(exemption_set2_2014[which(exemption_set2_2014$Population.Group == "White"),1])

number_exemption_2015_male = length(exemption_set2_2015[which(exemption_set2_2015$Gender == "M"),1])
number_exemption_2015_female = length(exemption_set2_2015[which(exemption_set2_2015$Gender == "F"),1])
number_exemption_2015_black = length(exemption_set2_2015[which(exemption_set2_2015$Population.Group == "Black"),1])
number_exemption_2015_indian = length(exemption_set2_2015[which(exemption_set2_2015$Population.Group == "Indian"),1])
number_exemption_2015_white = length(exemption_set2_2015[which(exemption_set2_2015$Population.Group == "White"),1])

number_exemption_2016_male = length(exemption_set2_2016[which(exemption_set2_2016$Gender == "M"),1])
number_exemption_2016_female = length(exemption_set2_2016[which(exemption_set2_2016$Gender == "F"),1])
number_exemption_2016_black = length(exemption_set2_2016[which(exemption_set2_2016$Population.Group == "Black"),1])
number_exemption_2016_indian = length(exemption_set2_2016[which(exemption_set2_2016$Population.Group == "Indian"),1])
number_exemption_2016_white = length(exemption_set2_2016[which(exemption_set2_2016$Population.Group == "White"),1])

number_exemption_2017_male = length(exemption_set2_2017[which(exemption_set2_2017$Gender == "M"),1])
number_exemption_2017_female = length(exemption_set2_2017[which(exemption_set2_2017$Gender == "F"),1])
number_exemption_2017_black = length(exemption_set2_2017[which(exemption_set2_2017$Population.Group == "Black"),1])
number_exemption_2017_indian = length(exemption_set2_2017[which(exemption_set2_2017$Population.Group == "Indian"),1])
number_exemption_2017_white = length(exemption_set2_2017[which(exemption_set2_2017$Population.Group == "White"),1])

exemption_set2 = cbind(BUS4034S_data[1],BUS4034S_data[2], BUS4034S_data[6],BUS4034S_data[9], BUS4034S_data[11], BUS4034S_data[12], BUS4034S_data[14])

#creating the datasets for exam results for gender devision
exemption_set2_2012 = exemption_set2[which(exemption_set2$RegAcadYear=="2012"),][-1][-1]
exemption_set2_2013 = exemption_set2[which(exemption_set2$RegAcadYear=="2013"),][-1][-1]
exemption_set2_2014 = exemption_set2[which(exemption_set2$RegAcadYear=="2014"),][-1][-1]
exemption_set2_2015 = exemption_set2[which(exemption_set2$RegAcadYear=="2015"),][-1][-1]
exemption_set2_2016 = exemption_set2[which(exemption_set2$RegAcadYear=="2016"),][-1][-1]
exemption_set2_2017 = exemption_set2[which(exemption_set2$RegAcadYear=="2017"),][-1][-1]

obs_exemption_male_2012 = nrow(exemption_set2_2012[which(exemption_set2_2012$Gender=="M"),])
obs_exemption_female_2012 = nrow(exemption_set2_2012[which(exemption_set2_2012$Gender=="F"),])
obs_exemption_black_2012 = nrow(exemption_set2_2012[which(exemption_set2_2012$Population.Group=="Black"),])
obs_exemption_indian_2012 = nrow(exemption_set2_2012[which(exemption_set2_2012$Population.Group=="Indian"),])
obs_exemption_white_2012 = nrow(exemption_set2_2012[which(exemption_set2_2012$Population.Group=="White"),])

obs_exemption_male_2013 = nrow(exemption_set2_2013[which(exemption_set2_2012$Gender=="M"),])
obs_exemption_female_2013 = nrow(exemption_set2_2013[which(exemption_set2_2013$Gender=="F"),])
obs_exemption_black_2013 = nrow(exemption_set2_2013[which(exemption_set2_2013$Population.Group=="Black"),])
obs_exemption_indian_2013 = nrow(exemption_set2_2013[which(exemption_set2_2013$Population.Group=="Indian"),])
obs_exemption_white_2013 = nrow(exemption_set2_2013[which(exemption_set2_2013$Population.Group=="White"),])

obs_exemption_male_2014 = nrow(exemption_set2_2014[which(exemption_set2_2014$Gender=="M"),])
obs_exemption_female_2014 = nrow(exemption_set2_2014[which(exemption_set2_2014$Gender=="F"),])
obs_exemption_black_2014 = nrow(exemption_set2_2014[which(exemption_set2_2014$Population.Group=="Black"),])
obs_exemption_indian_2014 = nrow(exemption_set2_2014[which(exemption_set2_2014$Population.Group=="Indian"),])
obs_exemption_white_2014 = nrow(exemption_set2_2014[which(exemption_set2_2014$Population.Group=="White"),])

obs_exemption_male_2015 = nrow(exemption_set2_2015[which(exemption_set2_2015$Gender=="M"),])
obs_exemption_female_2015 = nrow(exemption_set2_2015[which(exemption_set2_2015$Gender=="F"),])
obs_exemption_black_2015 = nrow(exemption_set2_2015[which(exemption_set2_2015$Population.Group=="Black"),])
obs_exemption_indian_2015 = nrow(exemption_set2_2015[which(exemption_set2_2015$Population.Group=="Indian"),])
obs_exemption_white_2015 = nrow(exemption_set2_2015[which(exemption_set2_2015$Population.Group=="White"),])

obs_exemption_male_2016 = nrow(exemption_set2_2016[which(exemption_set2_2016$Gender=="M"),])
obs_exemption_female_2016 = nrow(exemption_set2_2016[which(exemption_set2_2016$Gender=="F"),])
obs_exemption_black_2016 = nrow(exemption_set2_2016[which(exemption_set2_2016$Population.Group=="Black"),])
obs_exemption_indian_2016 = nrow(exemption_set2_2016[which(exemption_set2_2016$Population.Group=="Indian"),])
obs_exemption_white_2016 = nrow(exemption_set2_2016[which(exemption_set2_2016$Population.Group=="White"),])

obs_exemption_male_2017 = nrow(exemption_set2_2017[which(exemption_set2_2017$Gender=="M"),])
obs_exemption_female_2017 = nrow(exemption_set2_2017[which(exemption_set2_2017$Gender=="F"),])
obs_exemption_black_2017 = nrow(exemption_set2_2017[which(exemption_set2_2017$Population.Group=="Black"),])
obs_exemption_indian_2017 = nrow(exemption_set2_2017[which(exemption_set2_2017$Population.Group=="Indian"),])
obs_exemption_white_2017 = nrow(exemption_set2_2017[which(exemption_set2_2017$Population.Group=="White"),])

prop_exemption_male_2012 = number_exemption_2012_male/obs_exemption_male_2012
prop_exemption_female_2012 = number_exemption_2012_female/obs_exemption_female_2012
prop_exemption_black_2012 = number_exemption_2012_black/obs_exemption_black_2012
prop_exemption_indian_2012 = number_exemption_2012_indian/obs_exemption_indian_2012
prop_exemption_white_2012 = number_exemption_2012_white/obs_exemption_white_2012

prop_exemption_male_2013 = number_exemption_2013_male/obs_exemption_male_2013
prop_exemption_female_2013 = number_exemption_2013_female/obs_exemption_female_2013
prop_exemption_black_2013 = number_exemption_2013_black/obs_exemption_black_2013
prop_exemption_indian_2013 = number_exemption_2013_indian/obs_exemption_indian_2013
prop_exemption_white_2013 = number_exemption_2013_white/obs_exemption_white_2013

prop_exemption_male_2014 = number_exemption_2014_male/obs_exemption_male_2014
prop_exemption_female_2014 = number_exemption_2014_female/obs_exemption_female_2014
prop_exemption_black_2014 = number_exemption_2014_black/obs_exemption_black_2014
prop_exemption_indian_2014 = number_exemption_2014_indian/obs_exemption_indian_2014
prop_exemption_white_2014 = number_exemption_2014_white/obs_exemption_white_2014

prop_exemption_male_2015 = number_exemption_2015_male/obs_exemption_male_2015
prop_exemption_female_2015 = number_exemption_2015_female/obs_exemption_female_2015
prop_exemption_black_2015 = number_exemption_2015_black/obs_exemption_black_2015
prop_exemption_indian_2015 = number_exemption_2015_indian/obs_exemption_indian_2015
prop_exemption_white_2015 = number_exemption_2015_white/obs_exemption_white_2015

prop_exemption_male_2016 = number_exemption_2016_male/obs_exemption_male_2016
prop_exemption_female_2016 = number_exemption_2016_female/obs_exemption_female_2016
prop_exemption_black_2016 = number_exemption_2016_black/obs_exemption_black_2016
prop_exemption_indian_2016 = number_exemption_2016_indian/obs_exemption_indian_2016
prop_exemption_white_2016 = number_exemption_2016_white/obs_exemption_white_2016

prop_exemption_male_2017 = number_exemption_2017_male/obs_exemption_male_2017
prop_exemption_female_2017 = number_exemption_2017_female/obs_exemption_female_2017
prop_exemption_black_2017 = number_exemption_2017_black/obs_exemption_black_2017
prop_exemption_indian_2017 = number_exemption_2017_indian/obs_exemption_indian_2017
prop_exemption_white_2017 = number_exemption_2017_white/obs_exemption_white_2017

#plotting exemption graphs
year = cbind(2012,2013,2014,2015,2016,2017)

total_number_exemptions_male = cbind(number_exemption_2012_male,number_exemption_2013_male,number_exemption_2014_male,number_exemption_2015_male,number_exemption_2016_male,number_exemption_2017_male)
total_number_exemptions_female = cbind(number_exemption_2012_female,number_exemption_2013_female,number_exemption_2014_female,number_exemption_2015_female,number_exemption_2016_female,number_exemption_2017_female)
total_number_exemptions_black = cbind(number_exemption_2012_black,number_exemption_2013_black,number_exemption_2014_black,number_exemption_2015_black,number_exemption_2016_black,number_exemption_2017_black)
total_number_exemptions_indian = cbind(number_exemption_2012_indian,number_exemption_2013_indian,number_exemption_2014_indian,number_exemption_2015_indian,number_exemption_2016_indian,number_exemption_2017_indian)
total_number_exemptions_white = cbind(number_exemption_2012_white,number_exemption_2013_white,number_exemption_2014_white,number_exemption_2015_white,number_exemption_2016_white,number_exemption_2017_white)

total_prop_exemptions_male = cbind(prop_exemption_male_2012,prop_exemption_male_2013,prop_exemption_male_2014,prop_exemption_male_2015,prop_exemption_male_2016,prop_exemption_male_2017)
total_prop_exemptions_female = cbind(prop_exemption_female_2012,prop_exemption_female_2013,prop_exemption_female_2014,prop_exemption_female_2015,prop_exemption_female_2016,prop_exemption_female_2017)
total_prop_exemptions_black = cbind(prop_exemption_black_2012,prop_exemption_black_2013,prop_exemption_black_2014,prop_exemption_black_2015,prop_exemption_black_2016,prop_exemption_black_2017)
total_prop_exemptions_indian = cbind(prop_exemption_indian_2012,prop_exemption_indian_2013,prop_exemption_indian_2014,prop_exemption_indian_2015,prop_exemption_indian_2016,prop_exemption_indian_2017)
total_prop_exemptions_white = cbind(prop_exemption_white_2012,prop_exemption_white_2013,prop_exemption_white_2014,prop_exemption_white_2015,prop_exemption_white_2016,prop_exemption_white_2017)

par(mfrow=c(1,2))
plot(year, total_number_exemptions_male, type = "h", ylim=c(0, 30))
plot(year, total_prop_exemptions_male, type = "h", ylim=c(0, .8))

plot(year, total_number_exemptions_female, type = "h", ylim=c(0, 15))
plot(year, total_prop_exemptions_female, type = "h", ylim=c(0, .6))

plot(year, total_number_exemptions_black, type = "h", ylim=c(0, 10))
plot(year, total_prop_exemptions_black, type = "h", ylim=c(0, .6))

plot(year, total_number_exemptions_indian, type = "h", ylim=c(0, 10))
plot(year, total_prop_exemptions_indian, type = "h", ylim=c(0, .8))

plot(year, total_number_exemptions_white, type = "h", ylim=c(0, 25))
plot(year, total_prop_exemptions_white, type = "h", ylim=c(0, .8))



#conclusion graphs
par(mfrow=c(1,2))
plot(male_average~years,type = "p",pch=2,ylim=c(45,70))
points(female_average~years,pch=15)
points(total_average~years)

par(mfrow=c(2,2))
plot(years, total_number_exemptions_male, type = "h", ylim=c(0, 30))
plot(years, total_prop_exemptions_male, type = "h", ylim=c(0, .8))
plot(male_average~years, type = "p",pch=2,ylim=c(45,74))
plot(total_number_male~years, type = "p",pch=2, ylim=c(0,max(total_number_male)+5))

plot(years, total_number_exemptions_female, type = "h", ylim=c(0, 15))
plot(years, total_prop_exemptions_female, type = "h", ylim=c(0, .6))
plot(female_average~years, type = "p",pch=2,ylim=c(45,74))
plot(total_number_female~years, type = "p",pch=2, ylim=c(0,max(total_number_female)+5))

plot(years, total_number_exemptions_black, type = "h", ylim=c(0, 10))
plot(years, total_prop_exemptions_black, type = "h", ylim=c(0, .6))
plot(black_average~years,type = "p",pch=2,ylim=c(45,74))
plot(black_number~years,type = "p",pch=2, ylim=c(0,max(black_number)+5))

plot(years, total_number_exemptions_indian, type = "h", ylim=c(0, 10))
plot(years, total_prop_exemptions_indian, type = "h", ylim=c(0, .8))
plot(indian_average~years,type = "p",pch=2,ylim=c(45,74))
plot(indian_number~years,type = "p",pch=2, ylim=c(0,max(indian_number)+5))

plot(years, total_number_exemptions_white, type = "h", ylim=c(0, 25))
plot(years, total_prop_exemptions_white, type = "h", ylim=c(0, .8))
plot(white_average~years,type = "p",pch=2,ylim=c(45,74))
plot(white_number~years,type = "p",pch=2 , ylim=c(0,max(white_number)+5))
